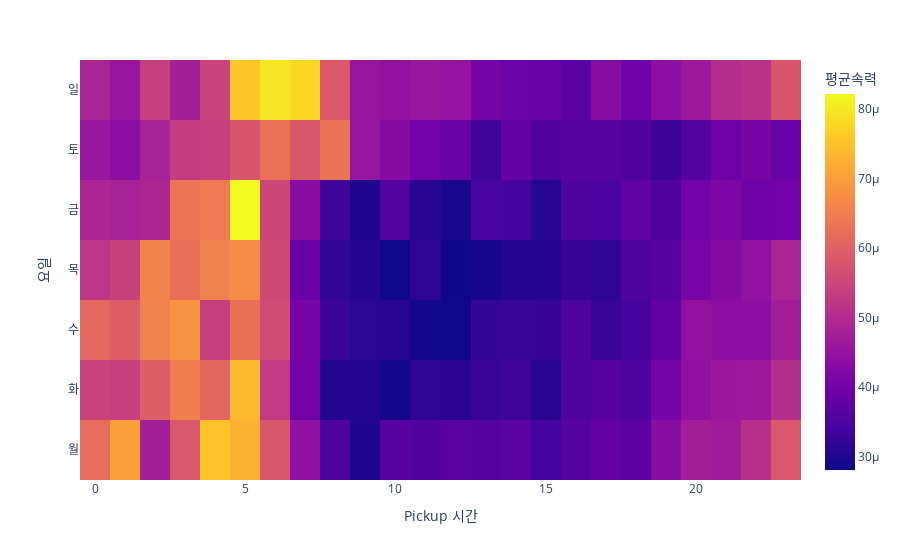

Notebook code for this chart:
### Code cell
tidydata = df.pivot_table(
    index = 'pickup_hour',
    columns = 'dayofweek',
    values = 'speed',
    aggfunc = 'mean'
).stack().reset_index().rename({0:'speed_mean'},axis=1)
dct1={0:'월',1:'화',2:'수',3:'목',4:'금',5:'토',6:'일'}
tidydata=tidydata.assign(dayofweek=tidydata.dayofweek.map(dct1))
fig=px.density_heatmap(
    data_frame=tidydata,
    x='pickup_hour',
    y='dayofweek',
    z='speed_mean',
    nbinsx=24,
    nbinsy=7,
    height=300
)

fig.update_layout(
    xaxis_title='Pickup 시간',
    yaxis_title='요일',
    coloraxis_colorbar_title='평균속력'
)

fig.show()

### Figure 1 — Plotly figure (JSON) as saved in the notebook; plotly's stock layout.template omitted (floating-point values rounded to 4 significant figures; data arrays with more than 128 entries replaced by an {"elided": "..."} marker saying what was removed)
{"data": [{"coloraxis": "coloraxis", "histfunc": "sum", "hovertemplate": "pickup_hour=%{x}<br>dayofweek=%{y}<br>sum of speed_mean=%{z}<extra></extra>", "name": "", "nbinsx": 24, "nbinsy": 7, "type": "histogram2d", "x": {"elided": "168 int values"}, "xaxis": "x", "xbingroup": "x", "y": {"elided": "168 str values"}, "yaxis": "y", "ybingroup": "y", "z": {"elided": "168 float values"}}], "layout": {"autosize": true, "coloraxis": {"colorbar": {"title": {"text": "평균속력"}}, "colorscale": [[0, "#0d0887"], [0.1111, "#46039f"], [0.2222, "#7201a8"], [0.3333, "#9c179e"], [0.4444, "#bd3786"], [0.5556, "#d8576b"], [0.6667, "#ed7953"], [0.7778, "#fb9f3a"], [0.8889, "#fdca26"], [1, "#f0f921"]]}, "legend": {"tracegroupgap": 0}, "margin": {"t": 60}, "xaxis": {"anchor": "y", "autorange": true, "domain": [0, 1], "range": [-0.5, 23.5], "title": {"text": "Pickup 시간"}, "type": "linear"}, "yaxis": {"anchor": "x", "autorange": true, "domain": [0, 1], "range": [-0.5, 6.5], "title": {"text": "요일"}, "type": "category"}}}
